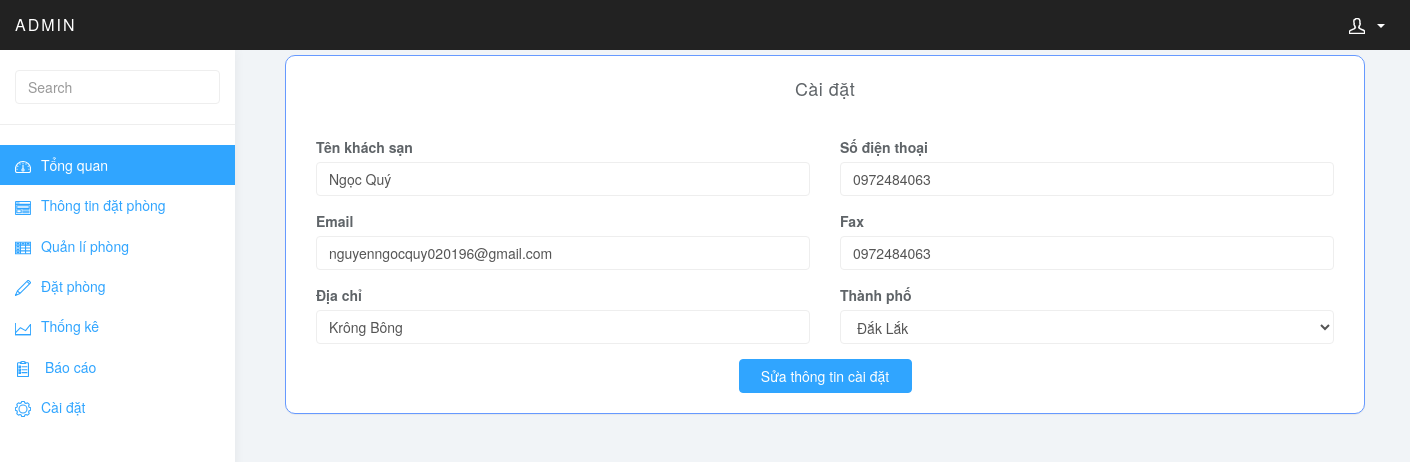
/admin/controller/setting.php (signed in), run on the app's committed database.
### tables this page shows
CREATE TABLE `hotel_option` (
  `id` int(11) NOT NULL,
  `link` varchar(500) NOT NULL,
  `title` varchar(200) NOT NULL,
  `phone` varchar(50) NOT NULL,
  `fax` varchar(50) NOT NULL,
  `email` varchar(100) NOT NULL,
  `city_id` int(11) NOT NULL,
  `adress` varchar(400) NOT NULL,
  `view` int(11) NOT NULL
);

CREATE TABLE `city` (
  `id` int(11) NOT NULL,
  `name` varchar(100) NOT NULL
);

### admin/controller/setting.php (called while the page is built)
<?php
	require_once('../view/view_setting.php');
?>

### admin/include/get_list.php (called while the page is built, shortened)
<?php
function get_city() {
    global $db;
    $query = '
        SELECT *
        FROM city';
    try {
        $statement = $db->prepare($query);
        $statement->execute();
        $result = $statement->fetchAll();
        return $result;
    } catch (PDOException $e) {
        $error_message = $e->getMessage();
        display_db_error($error_message);
    }
}
function get_setting() {
    global $db;
    $query = '
        SELECT *
        FROM hotel_option';
    try {
        $statement = $db->prepare($query);
        $statement->execute();
        $result = $statement->fetch();
        return $result;
    } catch (PDOException $e) {
        $error_message = $e->getMessage();
        display_db_error($error_message);
    }
}
?>

### admin/link.php (called while the page is built)
<?php
	require_once('include/config.php');
	require_once('include/get_list.php');
	$option=get_setting();
	$a='/admin';
	$plink=$option['link'].$a;
?>

### admin/view/view_setting.php (the view, shortened to what this page needs)
<?php
	require_once('../include/config.php');
	require_once('../include/get_list.php');
	require_once('../link.php');
	require_once('menu.php');
	$cities=get_city();
	$setting=get_setting();
?>
<div class="col-sm-9 col-sm-offset-3 col-lg-12 col-lg-offset-2 main">
	<form method="POST" class="col-sm-9 col-lg-10" action ="<?php echo $plink;?>/model/setting.php">
			<div class="row">
				<div class="right col-lg-12">
				  <section class="panel">
				      <header class="panel-heading" style="text-align:center">
				          Cài đặt
				      </header>
				      <div class="panel-body">
				              <div class="col-md-6 form-group">
								<label for="sel10">Tên khách sạn</label>
								<input type="text" class="form-control" id="sel10" name="title" value='<?php echo $setting['title']?>'>
				              </div>
				              <div class="col-md-6 form-group">
				                <label for="sel13">Số điện thoại</label>
								<input type="tel"  class="form-control" id="sel13" name="phone" value="<?php echo $setting['phone'];?>">
				              </div>
				              <div class="col-md-6 form-group">
				                <label for="sel15">Email</label>
								<input type="email" class="form-control" id="sel15" name="email" value="<?php echo $setting['email'];?>">
				              </div>
				               <div class="col-md-6 form-group">
				                <label for="sel16">Fax</label>
								<input type="tel" class="form-control" id="sel16" name="fax" value="<?php echo $setting['fax'];?>">
				              </div>
				              <div class="col-md-6 form-group">
				                <label for="sel18">Địa chỉ</label>
								<input type="text" class="form-control" id="sel16" name="adress" value="<?php echo $setting['adress'];?>">
				              </div>
				              <div class="col-md-6 form-group">
				                <label for="sel19">Thành phố</label>
								<select class="form-control" id="sel19" name="city_id" required>
									<?php foreach ($cities as $city):;?>
									<option value="<?php echo $city['id'];?>" <?php if ($setting['city_id']==$city['id']) {
										echo "selected";};?>><?php echo $city['name'];?></option>
									<?php endforeach?>
								</select>
				              </div>
				              <div class="row">
								<div class="col-md-5">
								</div>
									<button type="submit" class="col-md-2 btn btn-primary">Sửa thông tin cài đặt</button>
								<div class="col-md-5">
								</div>
							</div>
				      </div>
				  </section>
				</div>
				</div>
				</form>
				</div>
				</body>
				</html>

### admin/css/styles.css (style rules this page uses)
body { background: #f1f4f7; padding-top: 50px; color: #5f6468; }
.form-control { border: 1px solid #eee; box-shadow: none; }
.btn-primary, .btn-primary:hover, .btn-primary:focus, .btn-primary:active, .btn-primary.active, .open > .dropdown-toggle.btn-primary, .btn-primary.disabled, .btn-primary[disabled], fieldset[disabled] .btn-primary, .btn-primary.disabled:hover, .btn-primary[disabled]:hover, fieldset[disabled] .btn-primary:hover, .btn-primary.disabled:focus, .btn-primary[disabled]:focus, fieldset[disabled] .btn-primary:focus, .btn-primary.disabled:active, .btn-primary[disabled]:active, fieldset[disabled] .btn-primary:active, .btn-primary.disabled.active, .btn-primary[disabled].active, fieldset[disabled] .btn-primary.active { background-color: #30a5ff; border-color: #30a5ff; }
.panel { border: 0; }
.panel-heading { font-size: 18px; font-weight: 300; letter-spacing: 0.025em; height: 66px; line-height: 45px; }

### admin/css/form.css (style rules this page uses)
.row { margin: 5px; }
.panel { border: 1px solid #6699FF; border-radius: 10px; }

### data on the page
hotel_option: title "Ngọc Quý", phone "0972484063", email "nguyenngocquy020196@gmail.com", fax "0972484063", adress "Krông Bông", city_id "Đắk Lắk"
